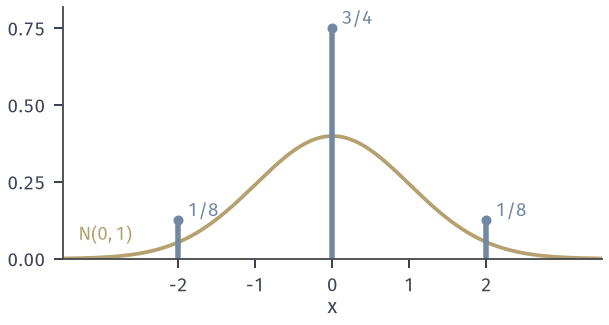

The script that drew this image:
from pathlib import Path
import sys
HERE = Path(__file__).resolve().parent
sys.path.insert(0, str(HERE.parent/"tail-common"))
from tail_fig import *
# Extremal three-point law for Chebyshev with mean 0, variance 1, t=2: masses 1/8, 3/4, 1/8 at -2,0,2,
# against the N(0,1) density (same mean and variance).
fig, ax = figure(width_mm=86, height_mm=46)
x = np.linspace(-3.5, 3.5, 701)
ax.plot(x, np.exp(-x**2/2)/np.sqrt(2*np.pi), color=YELLOW, lw=1.5)
for v, m in ((-2, 1/8), (0, 3/4), (2, 1/8)):
    tail = v != 0
    ax.plot([v, v], [0, m], color=BLUE, lw=2.2, solid_capstyle='butt')
    ax.plot([v], [m], 'o', ms=4, color=BLUE, mew=0)
    lab(ax, v+.12, m, {-2: '$1/8$', 0: '$3/4$', 2: '$1/8$'}[v], BLUE, va='bottom')
lab(ax, -3.3, .06, r'$\mathcal{N}(0,1)$', YELLOW, ha='left')
ax.set_xlim(-3.5, 3.5); ax.set_ylim(0, .82); ax.set_xticks([-2, -1, 0, 1, 2]); ax.set_yticks([0, .25, .5, .75])
axlab(ax, '$x$')
save(fig, HERE, 'figure', {'three_point_tail': 0.25, 'normal_tail': float(2*Q(2))})
